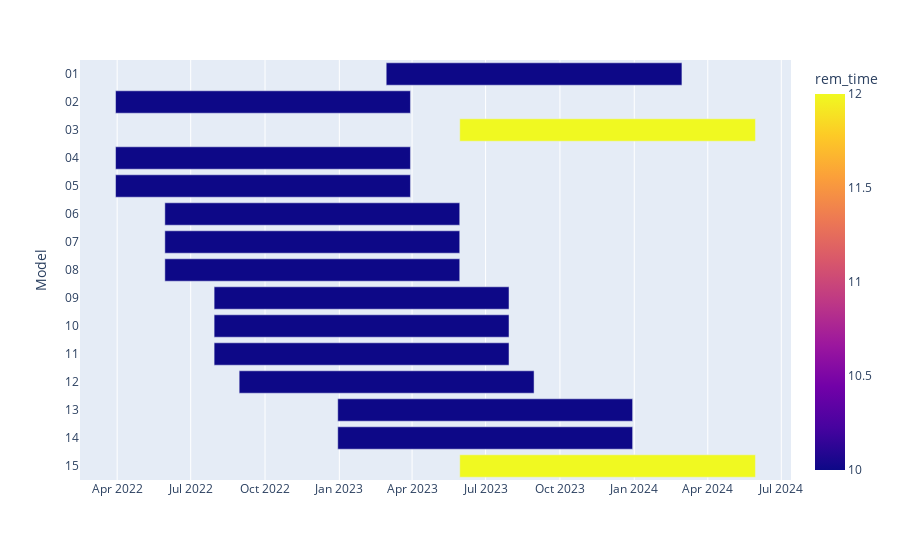

Notebook code cell kept with this figure:
### Markdown cell above
Результат с жесткими требованиями

### Code cell
rem_date1 = [128, 117, 131, 117, 117, 119, 119, 119, 121, 121, 121, 122, 126, 126, 131];
return_date1 = [140, 129, 143, 129, 129, 131, 131, 131, 133, 133, 133, 134, 138, 138, 143];

start_date = pd.to_datetime("2012-06-30")

rem_date_real = [start_date + pd.DateOffset(months = i) for i in rem_date1]
return_date_real = [start_date + pd.DateOffset(months = i) for i in return_date1]

df = pd.DataFrame([
    dict(Model = "01", Start = rem_date_real[0], Finish = return_date_real[0], rem_time = rem_time[0]),
    dict(Model = "02", Start = rem_date_real[1], Finish = return_date_real[1], rem_time = rem_time[1]),
    dict(Model = "03", Start = rem_date_real[2], Finish = return_date_real[2], rem_time = rem_time[2]),
    dict(Model = "04", Start = rem_date_real[3], Finish = return_date_real[3], rem_time = rem_time[3]),
    dict(Model = "05", Start = rem_date_real[4], Finish = return_date_real[4], rem_time = rem_time[4]),
    dict(Model = "06", Start = rem_date_real[5], Finish = return_date_real[5], rem_time = rem_time[5]),
    dict(Model = "07", Start = rem_date_real[6], Finish = return_date_real[6], rem_time = rem_time[6]),
    dict(Model = "08", Start = rem_date_real[7], Finish = return_date_real[7], rem_time = rem_time[7]),
    dict(Model = "09", Start = rem_date_real[8], Finish = return_date_real[8], rem_time = rem_time[8]),
    dict(Model = "10", Start = rem_date_real[9], Finish = return_date_real[9], rem_time = rem_time[9]),
    dict(Model = "11", Start = rem_date_real[10], Finish = return_date_real[10], rem_time = rem_time[10]),
    dict(Model = "12", Start = rem_date_real[11], Finish = return_date_real[11], rem_time = rem_time[11]),
    dict(Model = "13", Start = rem_date_real[12], Finish = return_date_real[12], rem_time = rem_time[12]),
    dict(Model = "14", Start = rem_date_real[13], Finish = return_date_real[13], rem_time = rem_time[13]),
    dict(Model = "15", Start = rem_date_real[14], Finish = return_date_real[14], rem_time = rem_time[14])
])

fig = px.timeline(df, x_start="Start", x_end="Finish", y="Model",  color="rem_time")
fig.update_yaxes(autorange="reversed") # otherwise tasks are listed from the bottom up
fig.show()

### Figure 1 — Plotly figure (JSON) as saved in the notebook; plotly's stock layout.template omitted (floating-point values rounded to 4 significant figures)
{"data": [{"alignmentgroup": "True", "base": ["2023-02-28T00:00:00", "2022-03-30T00:00:00", "2023-05-30T00:00:00", "2022-03-30T00:00:00", "2022-03-30T00:00:00", "2022-05-30T00:00:00", "2022-05-30T00:00:00", "2022-05-30T00:00:00", "2022-07-30T00:00:00", "2022-07-30T00:00:00", "2022-07-30T00:00:00", "2022-08-30T00:00:00", "2022-12-30T00:00:00", "2022-12-30T00:00:00", "2023-05-30T00:00:00"], "hovertemplate": "Start=%{base}<br>Finish=%{x}<br>Model=%{y}<br>rem_time=%{marker.color}<extra></extra>", "legendgroup": "", "marker": {"color": [10, 10, 12, 10, 10, 10, 10, 10, 10, 10, 10, 10, 10, 10, 12], "coloraxis": "coloraxis"}, "name": "", "offsetgroup": "", "orientation": "h", "showlegend": false, "textposition": "auto", "type": "bar", "x": [31622400000, 31536000000, 31622400000, 31536000000, 31536000000, 31536000000, 31536000000, 31536000000, 31536000000, 31536000000, 31536000000, 31536000000, 31536000000, 31536000000, 31622400000], "xaxis": "x", "y": ["01", "02", "03", "04", "05", "06", "07", "08", "09", "10", "11", "12", "13", "14", "15"], "yaxis": "y"}], "layout": {"barmode": "overlay", "coloraxis": {"colorbar": {"title": {"text": "rem_time"}}, "colorscale": [[0, "#0d0887"], [0.1111, "#46039f"], [0.2222, "#7201a8"], [0.3333, "#9c179e"], [0.4444, "#bd3786"], [0.5556, "#d8576b"], [0.6667, "#ed7953"], [0.7778, "#fb9f3a"], [0.8889, "#fdca26"], [1, "#f0f921"]]}, "legend": {"tracegroupgap": 0}, "margin": {"t": 60}, "xaxis": {"anchor": "y", "domain": [0, 1], "type": "date"}, "yaxis": {"anchor": "x", "autorange": "reversed", "domain": [0, 1], "title": {"text": "Model"}}}}
